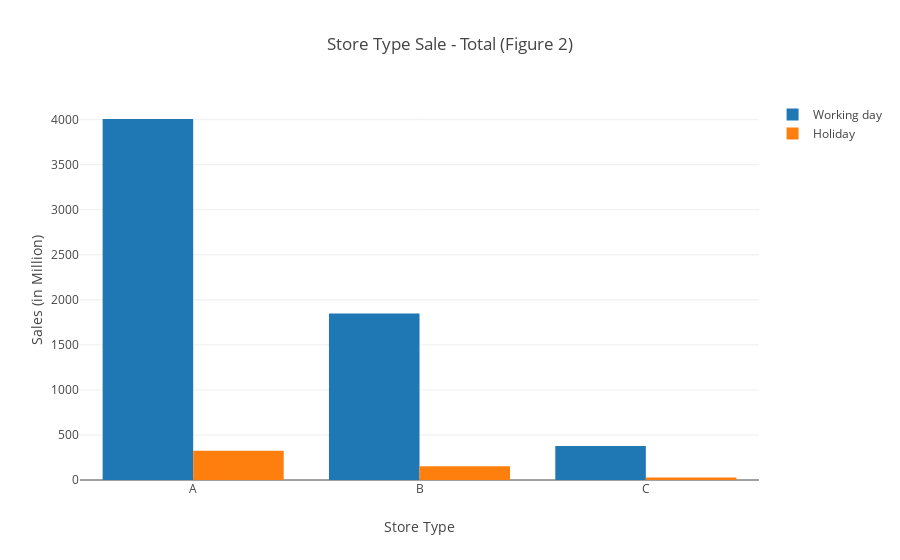

Here is the notebook cell this chart was saved with:
### Markdown cell above
### Weekly Sales in Store_Type

The figure 2 below shows the total sales generated by different store type (i.e. A, B, C). Obiviously, the sales in regular working holidays takes the major proportion of the sales in holidays because holidays like Christmas and Thanksgiving only takes small portion throughout the year. However, in figure 3,we could observe that the average weekly sales in holidays and working days are very close for Type A, B store. For type C store, the sales in working days is still 10x times more than the sales in holidays. Based on these findings, we could wonder what the Type C store actually sell because store sales generally go up during the holidays (but Sales of Type C stores go down). Also, we ought to observe this particular pattern would happen in the sales forecast onward.

### Code cell
trace1 = []

salesA = round(train.Weekly_Sales[train.Store_Type=="A"][train.IsHoliday==False].sum() / 1000000,2)
salesB = round(train.Weekly_Sales[train.Store_Type=="B"][train.IsHoliday==False].sum() / 1000000,2)
salesC = round(train.Weekly_Sales[train.Store_Type=="C"][train.IsHoliday==False].sum() / 1000000,2)

trace1 = go.Bar(
    x = sorted(list(set(train.Store_Type))),
    y = [salesA, salesB, salesC],
    name = "Working day"
)

salesA = round(train.Weekly_Sales[train.Store_Type=="A"][train.IsHoliday==True].sum() / 1000000,2)
salesB = round(train.Weekly_Sales[train.Store_Type=="B"][train.IsHoliday==True].sum() / 1000000,2)
salesC = round(train.Weekly_Sales[train.Store_Type=="C"][train.IsHoliday==True].sum() / 1000000,2)

trace2=[]
trace2 = go.Bar(
    x = sorted(list(set(train.Store_Type))),
    y = [salesA, salesB, salesC],
    name = "Holiday"
)

data = [trace1, trace2]
layout = go.Layout(
    title = "Store Type Sale - Total (Figure 2) ",
    barmode='group',
    showlegend=True,
    xaxis = dict(title = "Store Type"),
    yaxis = dict(title = " Sales (in Million)")
)

fig = go.Figure(data=data, layout=layout)
iplot(fig, show_link=True)

### Figure 1 — Plotly figure (JSON) as saved in the notebook; plotly's stock layout.template omitted (floating-point values rounded to 4 significant figures)
{"data": [{"name": "Working day", "type": "bar", "uid": "a38f840a-d83f-11e8-a63f-a820660c6deb", "x": ["A", "B", "C"], "y": [4008.0, 1847.0, 377.2]}, {"name": "Holiday", "type": "bar", "uid": "a38f8626-d83f-11e8-a456-a820660c6deb", "x": ["A", "B", "C"], "y": [323.4, 153.6, 28.26]}], "layout": {"barmode": "group", "showlegend": true, "title": "Store Type Sale - Total (Figure 2) ", "xaxis": {"title": "Store Type"}, "yaxis": {"title": " Sales (in Million)"}}}
